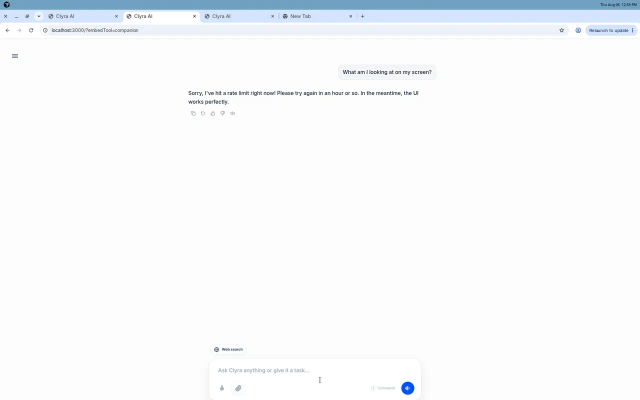
#> input picture companion-chat-reply.webp, 1280 x 800 px (shown at 1/2 size); its folder holds only this picture in this run
$ python companion-vision.py ../companion-chat-reply.webp
#> lines starting #> are read from the running program, lines starting #| are printed output that depends on the picture
#!/usr/bin/env python3
"""Lightweight screen vision for Clyra Screen Companion.

Uses RapidOCR (ONNX, Apache-2.0) + Pillow for a lightning-fast, 8GB-RAM-safe
description of what's on screen. No PyTorch / large VLM required.
Optional VISION_* multimodal endpoint can refine the brief when configured.
"""

from __future__ import annotations

import argparse
import base64
import json
import os
import sys
import time
from collections import Counter
from pathlib import Path
from typing import Any

try:
    from PIL import Image
except ImportError:  # pragma: no cover
    Image = None  # type: ignore

_OCR = None


def _ocr_engine():
    global _OCR
    if _OCR is not None:
        return _OCR
    try:
        from rapidocr_onnxruntime import RapidOCR

        _OCR = RapidOCR()
    except Exception as error:  # pragma: no cover
        _OCR = error
    return _OCR


def _quantize(rgb: tuple[int, int, int], step: int = 36) -> str:
    r, g, b = rgb
    return "#{:02x}{:02x}{:02x}".format((r // step) * step, (g // step) * step, (b // step) * step)


def pillow_brief(path: Path) -> dict[str, Any]:
    if Image is None:
        return {"ok": False, "error": "Pillow is not installed."}
    with Image.open(path) as image:
#> image is the input picture: PIL image 1280x800 RGB; mean R, G, B 247, 248.9, 250.7
        rgb = image.convert("RGB")
        width, height = rgb.size
#> width = 1280; height = 800
        sample = rgb.resize((64, 36))
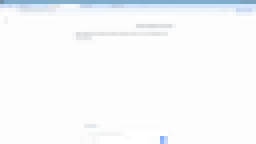
#> sample: PIL image 64x36 RGB (shown 4 times larger); mean R, G, B 247, 248.9, 250.7
        sample_pixels = list(getattr(sample, "get_flattened_data", sample.getdata)())
#> sample_pixels = 2304 items, first 6: (110, 144, 169), (127, 168, 198), (129, 173, 203), (130, 173, 203), (129, 172, 203), (128, 172, 202)
        counts = Counter(_quantize(pixel) for pixel in sample_pixels)
#> counts = 13 items
        top = [{"color": color, "share": round(n / (64 * 36), 3)} for color, n in counts.most_common(5)]
#> top = 5 items
        # Rough region brightness for layout hints.
        regions = {}
        for name, box in {
            "top": (0, 0, width, height // 3),
            "middle": (0, height // 3, width, 2 * height // 3),
            "bottom": (0, 2 * height // 3, width, height),
            "left": (0, 0, width // 3, height),
            "right": (2 * width // 3, 0, width, height),
        }.items():
            crop = rgb.crop(box).resize((24, 24))
            pixels = list(getattr(crop, "get_flattened_data", crop.getdata)())
            avg = sum(sum(p) for p in pixels) / (len(pixels) * 3)
            regions[name] = round(avg / 255, 3)
#> this loop made 5 passes
#> avg on passes 1 to 5: 240.9, 253, 252.6, 249.4, 249.5
#> pass 1, in pillow_brief, `crop = rgb.crop(box).resize((24, 24))`:
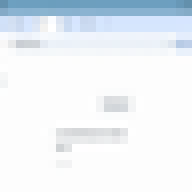
#> crop: PIL image 24x24 RGB (shown 8 times larger); mean R, G, B 235.4, 241, 246.2
#> pass 3, in pillow_brief, `crop = rgb.crop(box).resize((24, 24))`:
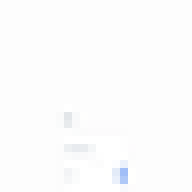
#> crop: PIL image 24x24 RGB (shown 8 times larger); mean R, G, B 252.4, 252.6, 252.8
#> after the loop:
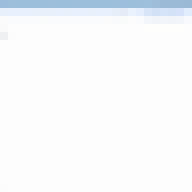
#> crop: PIL image 24x24 RGB (shown 8 times larger); mean R, G, B 247.7, 249.5, 251.4
#> after the loop, regions = {'top': 0.945, 'middle': 0.992, 'bottom': 0.991, 'left': 0.978, 'right': 0.979}
    return {
        "ok": True,
        "width": width,
        "height": height,
        "palette": top,
        "regionBrightness": regions,
        "aspect": round(width / max(1, height), 3),
    }


def ocr_text(path: Path, max_lines: int = 48) -> dict[str, Any]:
    engine = _ocr_engine()
    if isinstance(engine, Exception) or engine is None:
        return {"ok": False, "error": str(engine or "RapidOCR unavailable"), "lines": []}
    started = time.time()
    result, _ = engine(str(path))
    lines: list[dict[str, Any]] = []
    if result:
        for item in result[:max_lines]:
            # RapidOCR returns [box, text, score]
            box, text, score = item[0], item[1], item[2]
            if not text or not str(text).strip():
                continue
            xs = [p[0] for p in box]
            ys = [p[1] for p in box]
            lines.append(
                {
                    "text": str(text).strip(),
                    "score": round(float(score), 3),
                    "bbox": {
                        "x": int(min(xs)),
                        "y": int(min(ys)),
                        "w": int(max(xs) - min(xs)),
                        "h": int(max(ys) - min(ys)),
                    },
                }
            )
    return {
        "ok": True,
        "lines": lines,
        "text": "\n".join(line["text"] for line in lines),
        "elapsedMs": int((time.time() - started) * 1000),
        "engine": "rapidocr-onnxruntime",
    }


# [58 lines left out: function optional_vlm, not called in this run]


def analyse(path: Path, question: str = "") -> dict[str, Any]:
    started = time.time()
    brief = pillow_brief(path)
#> brief = 6 items
    ocr = ocr_text(path)
    vlm = optional_vlm(path, question, brief, ocr)
    summary_bits = []
    if brief.get("ok"):
        summary_bits.append(f"Screen {brief['width']}×{brief['height']} ({brief['aspect']}:1).")
        if brief.get("palette"):
            summary_bits.append("Dominant colours: " + ", ".join(c["color"] for c in brief["palette"][:3]) + ".")
    if ocr.get("ok") and ocr.get("lines"):
        preview = " | ".join(line["text"] for line in ocr["lines"][:8])
        summary_bits.append(f"Visible text: {preview}")
    elif ocr.get("ok"):
        summary_bits.append("No readable text detected.")
    if vlm and vlm.get("ok") and vlm.get("text"):
        summary_bits.append(vlm["text"].strip())
    return {
        "ok": True,
        "model": "rapidocr-onnx + pillow" + (" + vision-llm" if vlm and vlm.get("ok") else ""),
        "elapsedMs": int((time.time() - started) * 1000),
        "summary": " ".join(summary_bits).strip(),
        "brief": brief,
        "ocr": {"ok": ocr.get("ok"), "lines": ocr.get("lines", [])[:40], "engine": ocr.get("engine"), "elapsedMs": ocr.get("elapsedMs")},
        "vlm": vlm,
        "evidence": {
            "path": str(path),
            "bytes": path.stat().st_size if path.exists() else 0,
            "retention": "ephemeral-session",
        },
    }


def main() -> int:
    parser = argparse.ArgumentParser(description="Clyra companion vision")
    parser.add_argument("image", help="Path to PNG/JPEG screen capture")
    parser.add_argument("--question", default="", help="Optional user question")
    args = parser.parse_args()
    path = Path(args.image)
    if not path.exists():
        print(json.dumps({"ok": False, "error": f"Missing image: {path}"}))
        return 1
    print(json.dumps(analyse(path, args.question), ensure_ascii=False))
#> (the call stopped at in _ocr_engine, `_OCR = RapidOCR()`: rapidocr_onnxruntime is not available in this run)
    return 0


if __name__ == "__main__":
    sys.exit(main())
#> (the program exits here)

$ run again, on companion-control-bar.webp
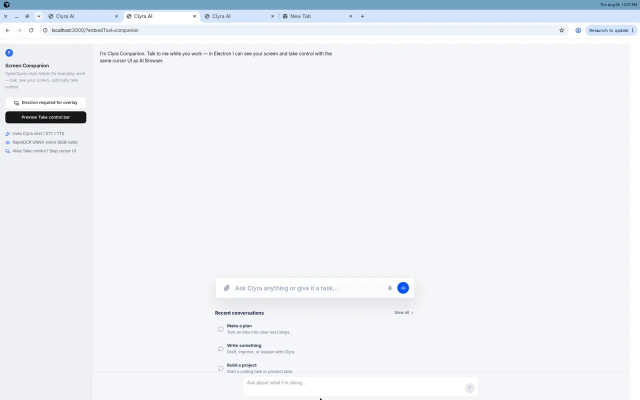
#> input picture companion-control-bar.webp, 1280 x 800 px (shown at 1/2 size)
#> in pillow_brief, image is the input picture: PIL image 1280x800 RGB; mean R, G, B 237.5, 241.1, 246.2
#> in pillow_brief, `sample = rgb.resize((64, 36))`:
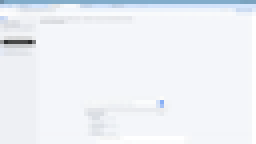
#> sample: PIL image 64x36 RGB (shown 4 times larger); mean R, G, B 237.5, 241.1, 246.2
#> sample_pixels = 2304 items, first 6: (110, 144, 169), (127, 168, 198), (129, 173, 203), (130, 173, 203), (129, 172, 203), (128, 172, 202)
#> counts = 17 items
#> top = 5 items
#> the loop in pillow_brief, `for name, box in { "top": (0, 0, width, height // 3), "middle": (0, he..` made 5 passes
#> avg on passes 1 to 5: 234, 245.7, 244.9, 238.3, 244.4
#> pass 2, in pillow_brief, `crop = rgb.crop(box).resize((24, 24))`:
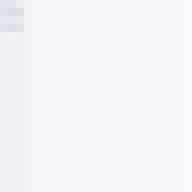
#> crop: PIL image 24x24 RGB (shown 8 times larger); mean R, G, B 243, 245, 249
#> after the loop in pillow_brief, `for name, box in {`: regions = {'top': 0.918, 'middle': 0.963, 'bottom': 0.96, 'left': 0.934, 'right': 0.958}
#> brief = 6 items
